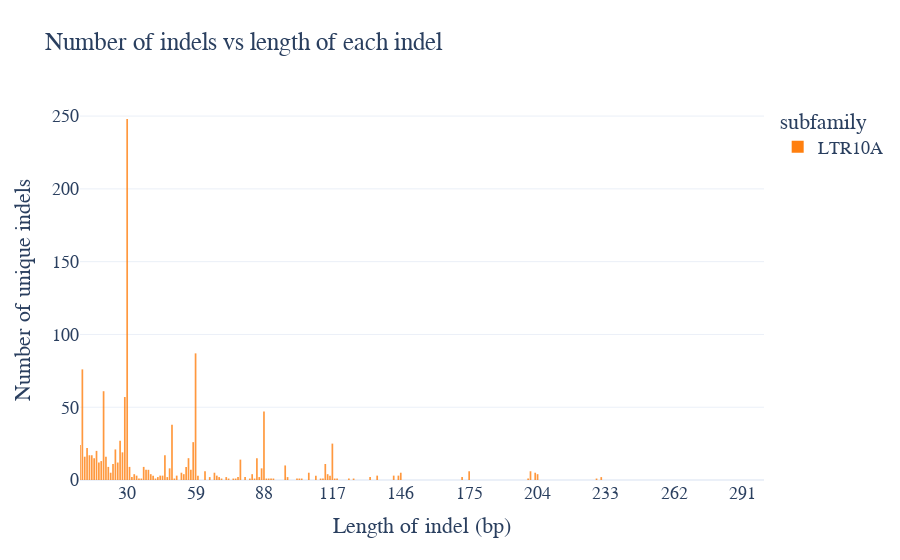
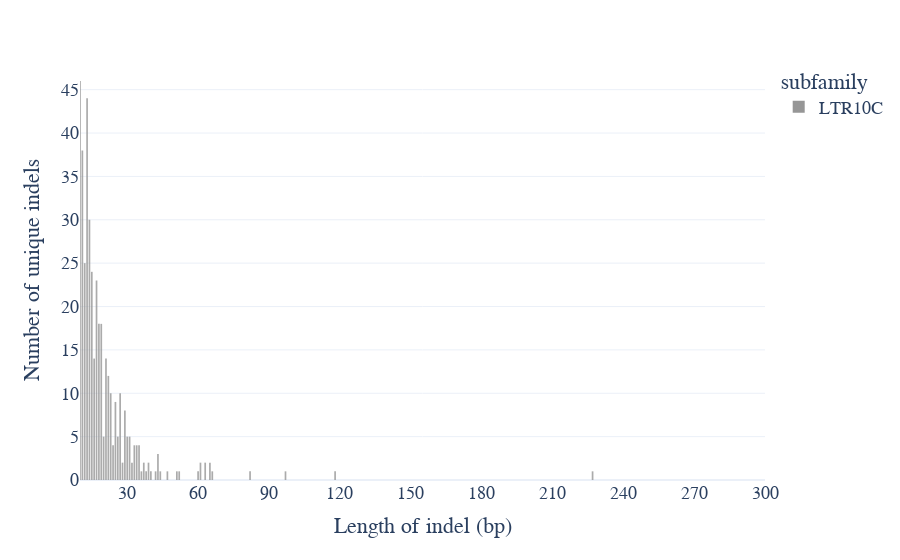
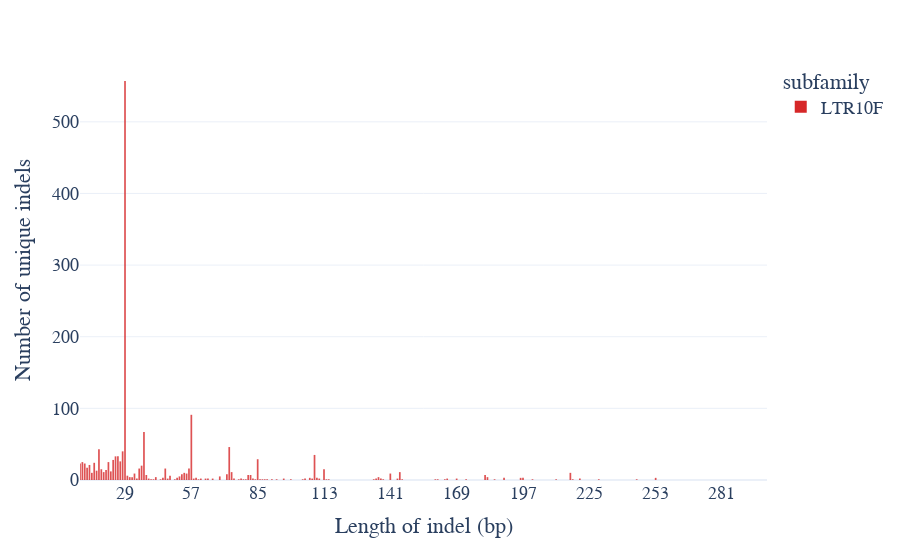

The notebook cell these images were saved under, in order:
### Code cell
import plotly.express as px
import pandas as pd
from plotly.subplots import make_subplots

dfA = pd.read_csv('gnomad.indels.10to300bp.LTR10A.tab', sep='\t')
#print(dfA)

figA = px.histogram(dfA, x="length",
                   #size="numAP1", size_max=20,
                   color="subfamily",
                   color_discrete_sequence=['#FF7F0E'],
                   opacity=0.8, 
                   barmode='stack',
                   #marginal="rug",
                   nbins=300,
                   title="Number of indels vs length of each indel"
                   )

for template in ["plotly_white"]:    
    #figA.update_xaxes(categoryorder="category ascending")
    #figA.update_yaxes(categoryorder="category descending")
    figA.update_layout(template=template)
    #figA.update_layout(autosize=False,width=600,height=300)

figA.update_layout(
    xaxis_title_text='Length of indel (bp)', # xaxis label
    yaxis_title_text='Number of unique indels', # yaxis label
    bargap=0.2, # gap between bars of adjacent location coordinates
    bargroupgap=0.1 # gap between bars of the same location coordinates
)

#figA.update_layout(yaxis_range=[0,125])
figA.update_layout(xaxis_range=[10,300])
figA.update_xaxes(tick0=30, dtick=29)

figA.layout.font.family = 'Helvetica'
figA.update_layout(font=dict(size=18))
    
####################################################################################

dfC = pd.read_csv('gnomad.indels.10to300bp.LTR10C.tab', sep='\t')
#print(dfC)

figC = px.histogram(dfC, x="length",
                   #size="numAP1", size_max=20,
                   color="subfamily",
                   color_discrete_sequence=['#969696'],
                   opacity=0.8, 
                   barmode='stack',
                   #marginal="rug",
                   nbins=300,
                   )

for template in ["plotly_white"]:    
    figC.update_layout(template=template)


figC.update_layout(
    xaxis_title_text='Length of indel (bp)', # xaxis label
    yaxis_title_text='Number of unique indels', # yaxis label
    bargap=0.2, # gap between bars of adjacent location coordinates
    bargroupgap=0.1 # gap between bars of the same location coordinates
)

figC.update_layout(xaxis_range=[10,300])
figC.update_xaxes(tick0=0, dtick=30)

figC.layout.font.family = 'Helvetica'
figC.update_layout(font=dict(size=18))

####################################################################################

dfF = pd.read_csv('gnomad.indels.10to300bp.LTR10F.tab', sep='\t')
#print(dfF)

figF = px.histogram(dfF, x="length",
                   #size="numAP1", size_max=20,
                   color="subfamily",
                   color_discrete_sequence=['#D62728'],
                   opacity=0.8, 
                   barmode='stack',
                   #marginal="rug",
                   nbins=300,
                   )

for template in ["plotly_white"]:    
    figF.update_layout(template=template)


figF.update_layout(
    xaxis_title_text='Length of indel (bp)', # xaxis label
    yaxis_title_text='Number of unique indels', # yaxis label
    bargap=0.2, # gap between bars of adjacent location coordinates
    bargroupgap=0.1 # gap between bars of the same location coordinates
)

figF.update_layout(xaxis_range=[10,300])
figF.update_xaxes(tick0=29, dtick=28)

figF.layout.font.family = 'Helvetica'
figF.update_layout(font=dict(size=18))

####################################################################################
    
figA.show()
figC.show()
figF.show()

#figA.write_image("indel_length_histogram_famA.svg")
#figC.write_image("indel_length_histogram_famC.svg")
#figF.write_image("indel_length_histogram_famF.svg")

### Figure 1 — Plotly figure (JSON) as saved in the notebook; plotly's stock layout.template omitted (floating-point values rounded to 4 significant figures; data arrays with more than 128 entries replaced by an {"elided": "..."} marker saying what was removed)
{"data": [{"alignmentgroup": "True", "bingroup": "x", "hovertemplate": "subfamily=LTR10A<br>length=%{x}<br>count=%{y}<extra></extra>", "legendgroup": "LTR10A", "marker": {"color": "#FF7F0E", "opacity": 0.8}, "name": "LTR10A", "nbinsx": 300, "offsetgroup": "LTR10A", "orientation": "v", "showlegend": true, "type": "histogram", "x": {"elided": "1241 int values"}, "xaxis": "x", "yaxis": "y"}], "layout": {"bargap": 0.2, "bargroupgap": 0.1, "barmode": "stack", "font": {"family": "Helvetica", "size": 18}, "legend": {"title": {"text": "subfamily"}, "tracegroupgap": 0}, "title": {"text": "Number of indels vs length of each indel"}, "xaxis": {"anchor": "y", "domain": [0, 1], "dtick": 29, "range": [10, 300], "tick0": 30, "title": {"text": "Length of indel (bp)"}}, "yaxis": {"anchor": "x", "domain": [0, 1], "title": {"text": "Number of unique indels"}}}}

### Figure 2 — Plotly figure (JSON) as saved in the notebook; plotly's stock layout.template omitted (floating-point values rounded to 4 significant figures; data arrays with more than 128 entries replaced by an {"elided": "..."} marker saying what was removed)
{"data": [{"alignmentgroup": "True", "bingroup": "x", "hovertemplate": "subfamily=LTR10C<br>length=%{x}<br>count=%{y}<extra></extra>", "legendgroup": "LTR10C", "marker": {"color": "#969696", "opacity": 0.8}, "name": "LTR10C", "nbinsx": 300, "offsetgroup": "LTR10C", "orientation": "v", "showlegend": true, "type": "histogram", "x": {"elided": "410 int values"}, "xaxis": "x", "yaxis": "y"}], "layout": {"bargap": 0.2, "bargroupgap": 0.1, "barmode": "stack", "font": {"family": "Helvetica", "size": 18}, "legend": {"title": {"text": "subfamily"}, "tracegroupgap": 0}, "margin": {"t": 60}, "xaxis": {"anchor": "y", "domain": [0, 1], "dtick": 30, "range": [10, 300], "tick0": 0, "title": {"text": "Length of indel (bp)"}}, "yaxis": {"anchor": "x", "domain": [0, 1], "title": {"text": "Number of unique indels"}}}}

### Figure 3 — Plotly figure (JSON) as saved in the notebook; plotly's stock layout.template omitted (floating-point values rounded to 4 significant figures; data arrays with more than 128 entries replaced by an {"elided": "..."} marker saying what was removed)
{"data": [{"alignmentgroup": "True", "bingroup": "x", "hovertemplate": "subfamily=LTR10F<br>length=%{x}<br>count=%{y}<extra></extra>", "legendgroup": "LTR10F", "marker": {"color": "#D62728", "opacity": 0.8}, "name": "LTR10F", "nbinsx": 300, "offsetgroup": "LTR10F", "orientation": "v", "showlegend": true, "type": "histogram", "x": {"elided": "1600 int values"}, "xaxis": "x", "yaxis": "y"}], "layout": {"bargap": 0.2, "bargroupgap": 0.1, "barmode": "stack", "font": {"family": "Helvetica", "size": 18}, "legend": {"title": {"text": "subfamily"}, "tracegroupgap": 0}, "margin": {"t": 60}, "xaxis": {"anchor": "y", "domain": [0, 1], "dtick": 28, "range": [10, 300], "tick0": 29, "title": {"text": "Length of indel (bp)"}}, "yaxis": {"anchor": "x", "domain": [0, 1], "title": {"text": "Number of unique indels"}}}}
